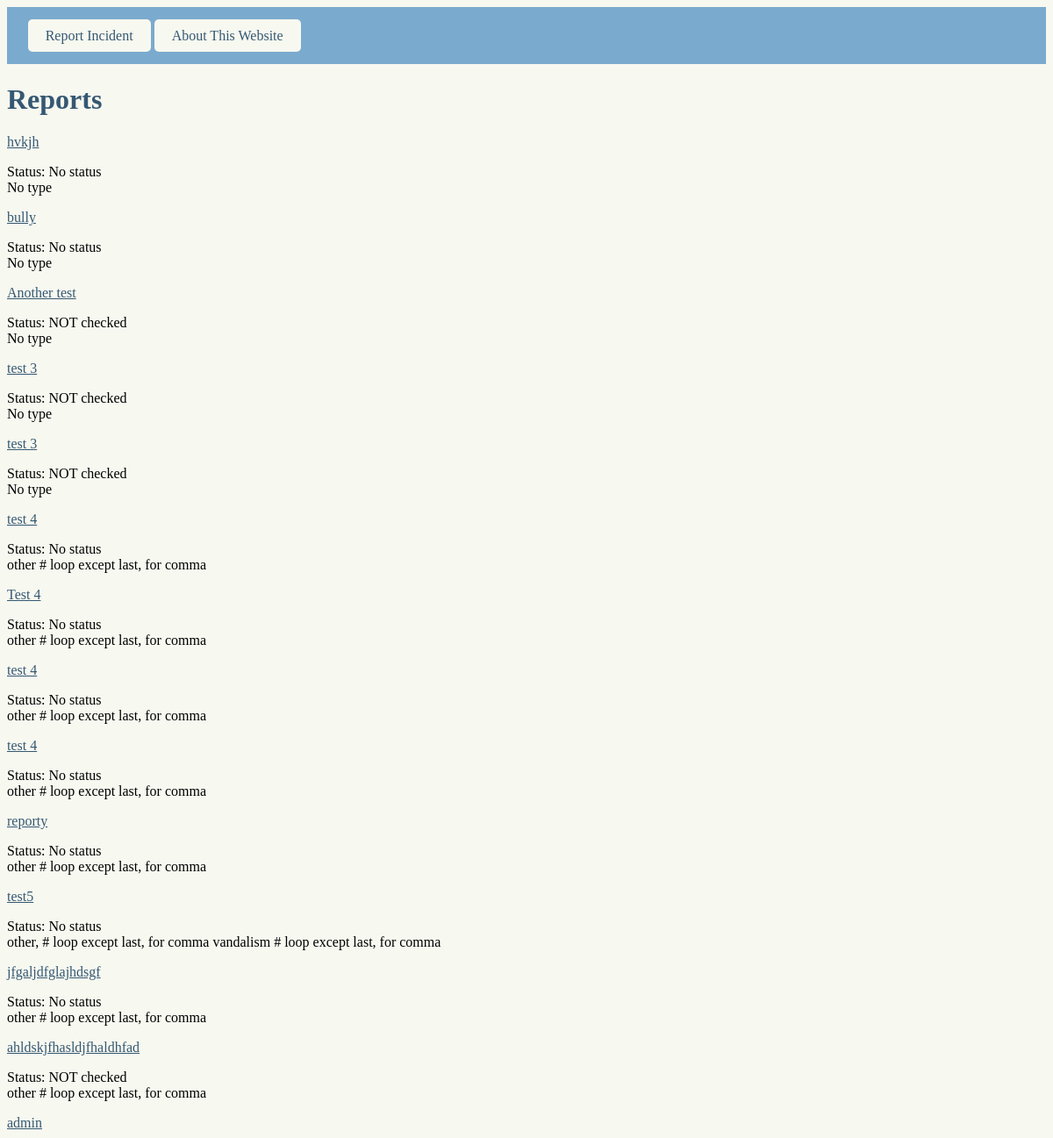
Before: /view with the older database file.
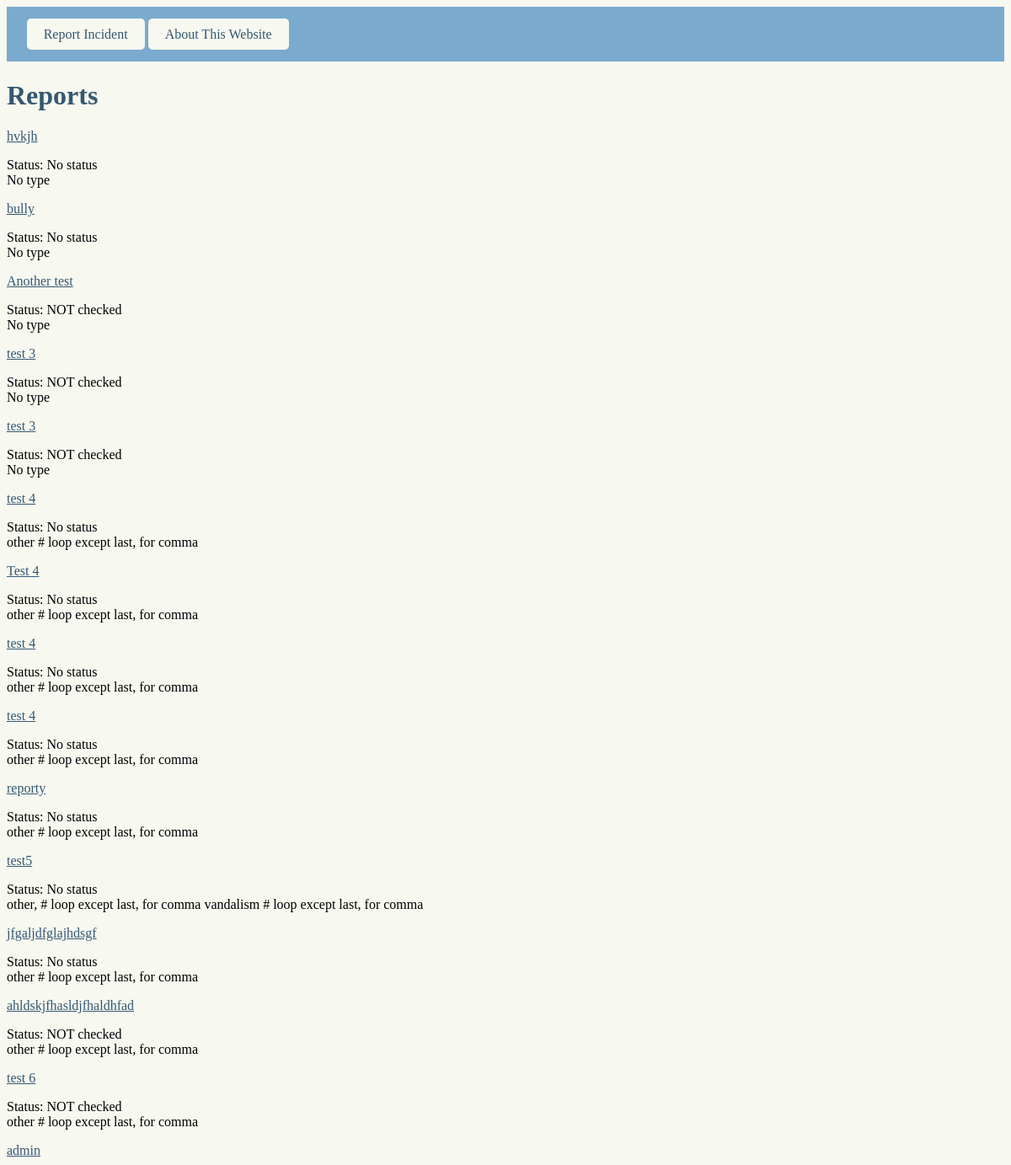
After: the same page with the newer database file.
### routes.py (models this page shows)
class Reports(db.Model):
    __tablename__ = "Reports"
    report_id = db.Column(db.Integer, primary_key=True)
    report_title = db.Column(db.String, nullable=False)
    report_detail = db.Column(db.String, nullable=False)
    report_time = db.Column(db.String, nullable=False)
    status_id = db.Column(db.Integer, db.ForeignKey('Status.status_id'),
                          nullable=True
                          )
    status = db.relationship('Status', backref='reports')
    types = db.relationship('Type', secondary=Report_Type, backref='reports')

class Status(db.Model):
    __tablename__ = "Status"
    status_id = db.Column(db.Integer, primary_key=True)
    status = db.Column(db.String, nullable=False)

class Type(db.Model):
    __tablename__ = "Type"
    type_id = db.Column(db.Integer, primary_key=True)
    type = db.Column(db.String, nullable=False)

### routes.py (the view)
@app.route('/view')
def view():
    reports = Reports.query.all()
    status = Status.query.all()
    types = Type.query.all()
    return render_template(
        "view.html",
        reports=reports,
        status=status,
        types=types
    )

### templates/view.html
{% extends "layout.html" %}
{% block content %}
<h1>Reports</h1>
{% for report in reports %}
    <a href="http://127.0.0.1:5000/report/{{ report.report_id }}">{{ report.report_title }}</a>
    <p>
    Status:
    {% if report.status %}
        {{ report.status.status }}
    {% else %}
        No status
    {% endif %}
    <br>
    {% if report.types %}
        {% for t in report.types %}
            {{ t.type }}{% if not loop.last %}, {% endif %} # loop except last, for comma
        {% endfor %}
    {% else %}
        No type
    {% endif %}
    </p>
{% endfor %}
{% endblock %}

### templates/layout.html (shortened to what this page needs)
<!DOCTYPE html>
<html lang="en">
<head>
    <link rel="stylesheet" href="../static/style.css">
</head>
<body>
    <header>{% include "header.html" %}</header>
    <main>
        {% block content %}
        {% endblock %}
    </main>
    <footer>{% include "footer.html" %}</footer>
</body>
</html>

### templates/header.html
<nav>
    <a href="http://127.0.0.1:5000/" class="h_link">Report Incident</a>
    <a href="http://127.0.0.1:5000/about" class="h_link">About This Website</a>
</nav>

### templates/footer.html
<div class="footer">
    <a href="http://127.0.0.1:5000/view">admin</a>
</div>

### static/style.css (style rules this page uses)
h1 { color: #355872; }
a { color: #355872 }
header { background-color: #7AAACE; position: sticky; text-align: left; padding: 2%; }
.h_link { background-color: #F7F8F0; padding: 10px 20px; border-radius:5px; border-color: #355872; text-decoration:none; color: #355872; }
body { background-color: #F7F8F0; }

Changed rows visible on the page:
added Reports: report_title "test 6", status.status "NOT checked", Type (type "other")
